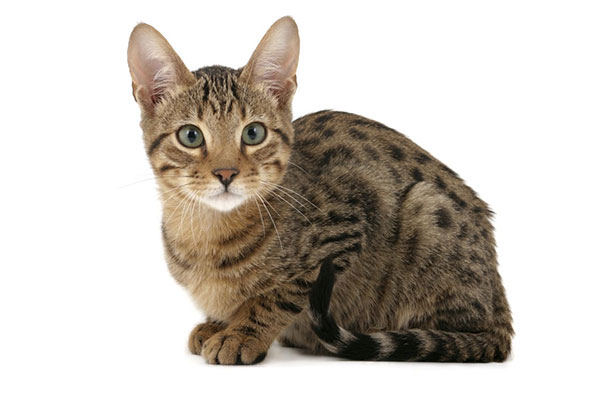
#> input picture 05.- cv2.img_faces_detection/images/cats-002.jpg, 600 x 400 px
$ python img_cats_detection.py --image images/cats-002.jpg --full
#> lines starting #> are read from the running program, lines starting #| are printed output that depends on the picture; after the words box and inside, x2 and y2 are one past the last pixel; in counts of white or black regions, pixels touching at a corner belong together
# Documentation:
# https://www.pyimagesearch.com/2016/06/20/detecting-cats-in-images-with-opencv/
# Usage:
# python img_cats_detection.py --image images/cats-001.jpg --full
# python img_cats_detection.py --image images/cats-002.jpg --full
# python img_cats_detection.py --image images/cats-003.jpg --full
# python img_cats_detection.py --image images/cats-004.jpg --full
# python img_cats_detection.py --image images/cats-005.jpg --full
# python img_cats_detection.py --image images/cats-006.jpg --full

# Import the necessary packages
import argparse
import cv2

# Construct the argument parser and parse the arguments
ap = argparse.ArgumentParser()
ap.add_argument("-cc", "--cclassifier", required = False, default="classifiers\\haarcascade_frontalcatface.xml", help = "path to where the cat cascade resides")
ap.add_argument("-i", "--image", required = True, help = "path to where the image file resides")
ap.add_argument("-f", "--full", required = False, action='store_true', help = "use full screen mode")
args = vars(ap.parse_args())

# Configure windows
windowName = "Cats Detector"
if (args["full"]):
    cv2.namedWindow(windowName, cv2.WND_PROP_FULLSCREEN)
    cv2.setWindowProperty(windowName, cv2.WND_PROP_FULLSCREEN, cv2.WINDOW_FULLSCREEN)

# Loading the image using OpenCV
image = cv2.imread(args["image"])
#> image is the input picture: shape (400, 600, 3); mean B, G, R 188.2, 195.8, 202.3

# Convert image to grayscale
# A normal pre-processing step before passing the image to a Haar cascade classifier, although not strictly required
gray = cv2.cvtColor(image, cv2.COLOR_BGR2GRAY)
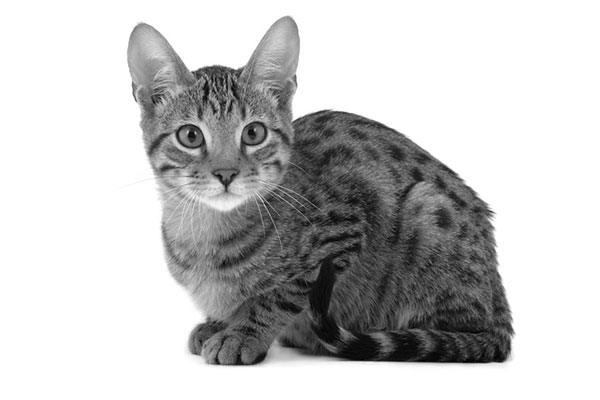
#> gray: shape (400, 600); min 0, max 255, mean 196.8

# In order to build cat recognition system, we use the built-in Haar cascade classifiers in OpenCV.
# Luckily, these classifiers have already been pre-trained to recognize cat faces!
# OpenCV repository: https://github.com/opencv/opencv
# data\haarcascades: This folder contains trained classifiers for detecting objects
#                    of a particular type, e.g. faces (frontal, profile), pedestrians etc
#
# Load the cat detector Haar cascade
catsClassifier = cv2.CascadeClassifier(args["cclassifier"])

# Then detect cat faces
cats = catsClassifier.detectMultiScale(gray, scaleFactor = 1.05, minNeighbors = 4, minSize = (30,30))
#> cats = [[149, 76, 148, 148]]

# The detectMultiScale method then returns rects, a list of tuples containing the bounding boxes of the cats
# in the image. These bounding boxes are simply the (x, y) location of the cat face, along with the width and height of the box.
print(f"I found {len(cats)} cat(s)")
#| I found 1 cat(s)

# loop over the cat faces and draw a rectangle surrounding each
for (i, (x, y, w, h)) in enumerate(cats):
    cv2.rectangle(image, pt1 = (x, y), pt2 = (x + w, y + h), color = (0, 0, 255), thickness = 2)
    cv2.putText(image, text = f"Cat #{i}", org = (x, y - 10), fontFace = cv2.FONT_HERSHEY_SIMPLEX, fontScale = 0.7, color = (0, 0, 255), thickness = 1)
#> this loop made 1 pass
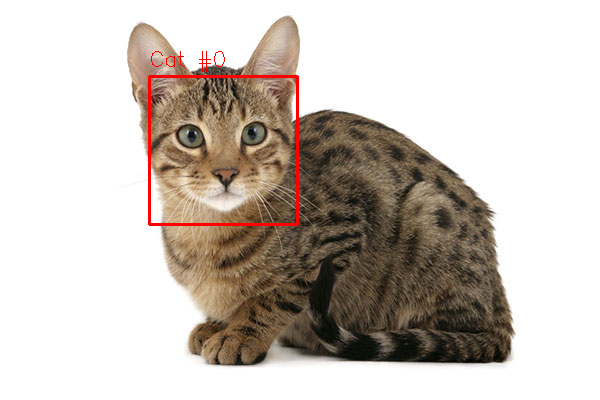
#> image: shape (400, 600, 3); 0.82% of pixels changed, all inside (x1, y1, x2, y2) = (148, 51, 299, 226)

# Display the image to our screen
cv2.imshow(windowName, image)

# Wait for a key press to finish program
cv2.waitKey(0)

# Any open window created by OpenCV are closed
cv2.destroyAllWindows()

$ run again, with 05.- cv2.img_faces_detection/images/cats-004.jpg copied over 05.- cv2.img_faces_detection/images/cats-002.jpg
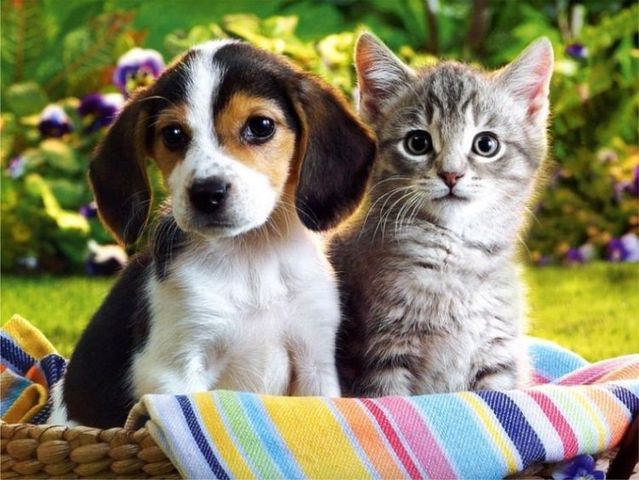
#> input picture 05.- cv2.img_faces_detection/images/cats-004.jpg, 639 x 480 px
#> image is the input picture: shape (480, 639, 3); mean B, G, R 100.4, 130.1, 133
#> `gray = cv2.cvtColor(image, cv2.COLOR_BGR2GRAY)`:
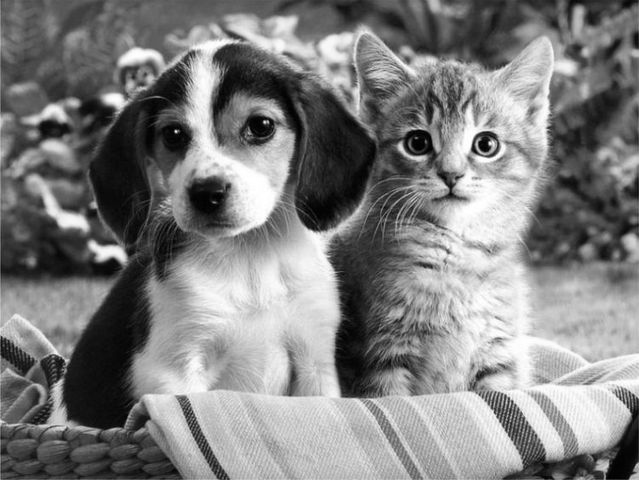
#> gray: shape (480, 639); min 0, max 255, mean 127.6
#> cats = [[377, 83, 146, 146]]
#| I found 1 cat(s)
#> the loop `for (i, (x, y, w, h)) in enumerate(cats):` made 1 pass
#> after the loop `for (i, (x, y, w, h)) in enumerate(cats):`:
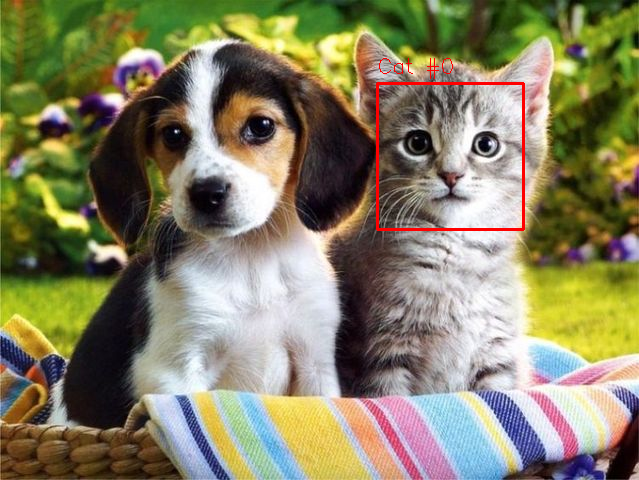
#> image: shape (480, 639, 3); 0.63% of pixels changed, all inside (x1, y1, x2, y2) = (376, 58, 525, 231)

$ run again, with 05.- cv2.img_faces_detection/images/cats-005.jpg copied over 05.- cv2.img_faces_detection/images/cats-002.jpg
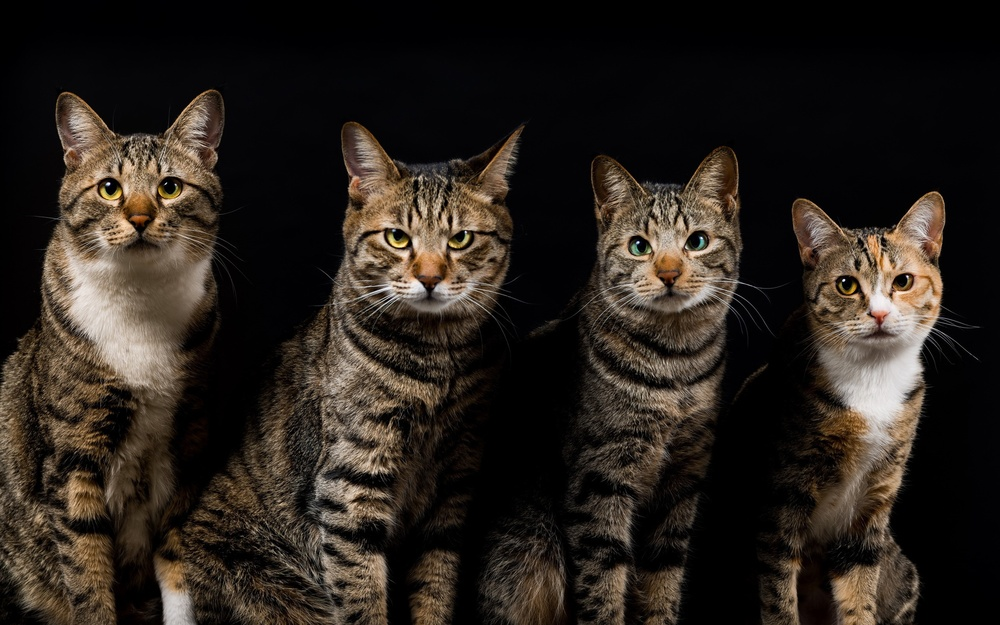
#> input picture 05.- cv2.img_faces_detection/images/cats-005.jpg, 1000 x 625 px, shrunk from 2560 x 1600 before the run
#> image is the input picture: shape (625, 1000, 3); mean B, G, R 29.4, 35.8, 43
#> `gray = cv2.cvtColor(image, cv2.COLOR_BGR2GRAY)`:
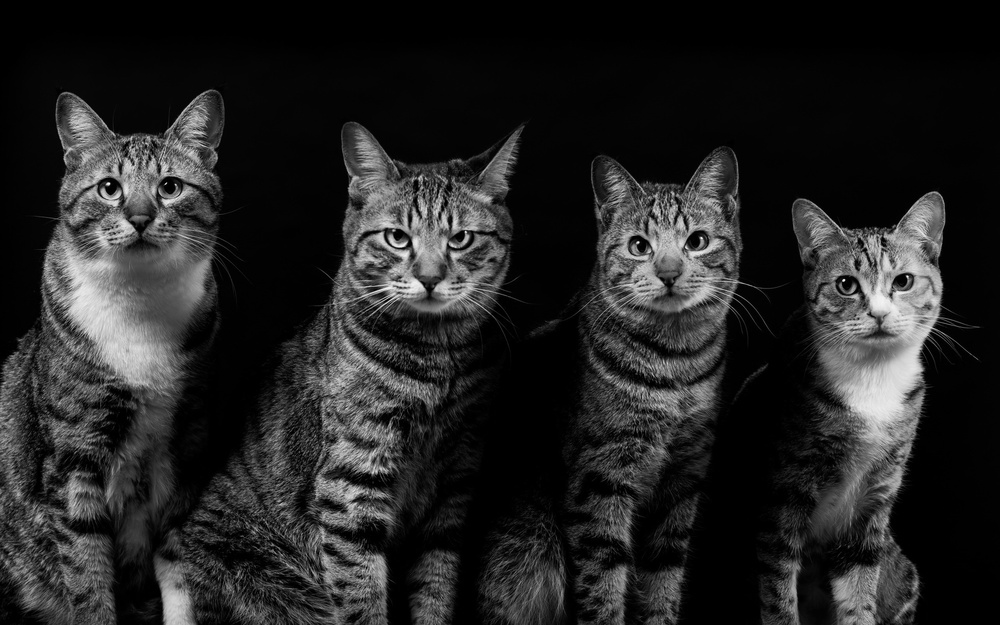
#> gray: shape (625, 1000); min 0, max 251, mean 37.2
#> cats = [[814, 233, 123, 123], [70, 130, 140, 140], [356, 180, 147, 147]]
#| I found 3 cat(s)
#> the loop `for (i, (x, y, w, h)) in enumerate(cats):` made 3 passes
#> after the loop `for (i, (x, y, w, h)) in enumerate(cats):`:
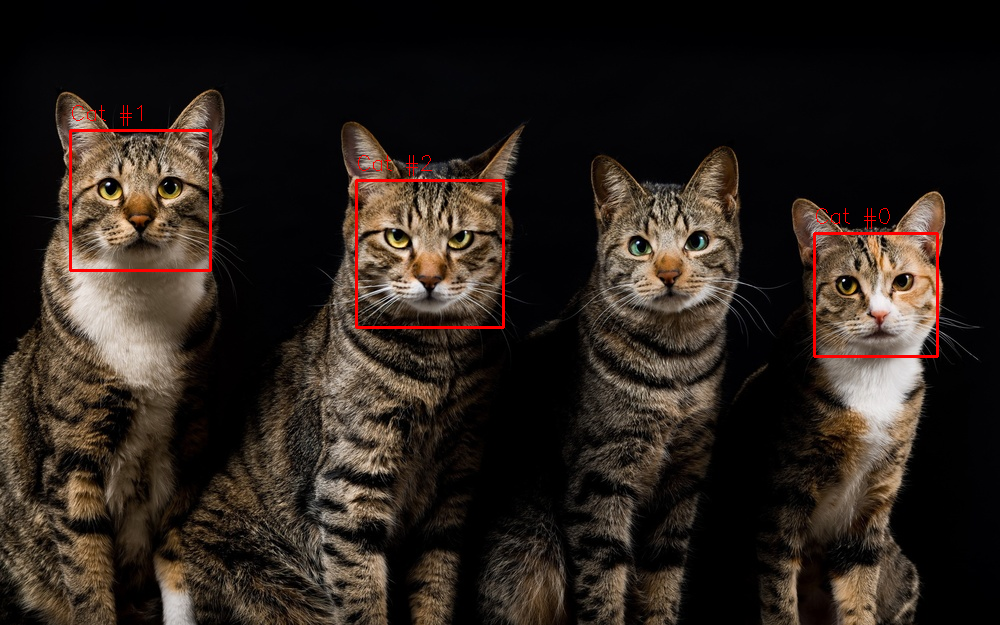
#> image: shape (625, 1000, 3); 0.87% of pixels changed, all inside (x1, y1, x2, y2) = (69, 105, 939, 358)

$ run again, with 05.- cv2.img_faces_detection/images/cats-006.jpg copied over 05.- cv2.img_faces_detection/images/cats-002.jpg
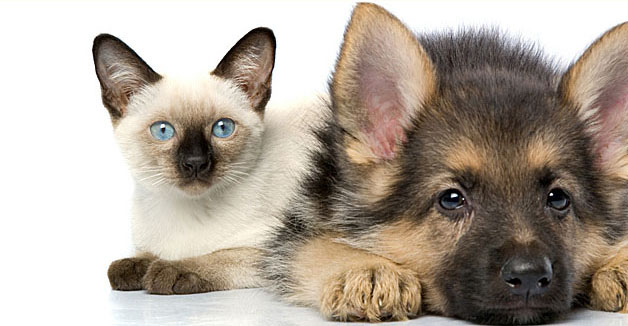
#> input picture 05.- cv2.img_faces_detection/images/cats-006.jpg, 628 x 326 px
#> image is the input picture: shape (326, 628, 3); mean B, G, R 154.6, 165.9, 176.5
#> `gray = cv2.cvtColor(image, cv2.COLOR_BGR2GRAY)`:
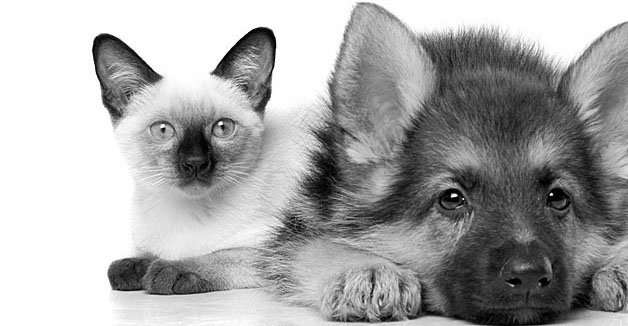
#> gray: shape (326, 628); min 0, max 255, mean 167.8
#> cats = [[121, 74, 144, 144]]
#| I found 1 cat(s)
#> the loop `for (i, (x, y, w, h)) in enumerate(cats):` made 1 pass
#> after the loop `for (i, (x, y, w, h)) in enumerate(cats):`:
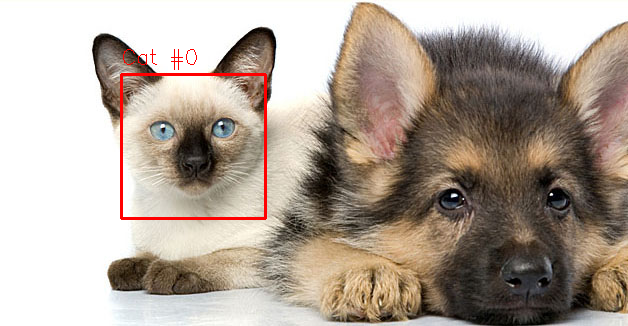
#> image: shape (326, 628, 3); 0.93% of pixels changed, all inside (x1, y1, x2, y2) = (120, 49, 267, 220)
